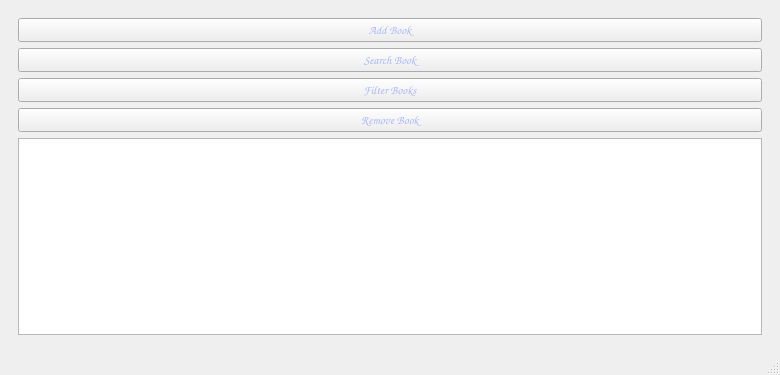
<?xml version="1.0" encoding="UTF-8"?>
<ui version="4.0">
 <class>MainWindow</class>
 <widget class="QMainWindow" name="MainWindow">
  <property name="geometry">
   <rect>
    <x>0</x>
    <y>0</y>
    <width>780</width>
    <height>375</height>
   </rect>
  </property>
  <property name="windowTitle">
   <string>Library Management System</string>
  </property>
  <widget class="QWidget" name="centralWidget">
   <layout class="QVBoxLayout" name="verticalLayout">
    <item>
     <widget class="QStackedWidget" name="stackedWidget">
      <property name="styleSheet">
       <string notr="true">color:rgb(169, 182, 255)</string>
      </property>
      <property name="currentIndex">
       <number>1</number>
      </property>
      <widget class="QWidget" name="loginPage">
       <layout class="QVBoxLayout" name="loginLayout">
        <item>
         <widget class="QLabel" name="label">
          <property name="font">
           <font>
            <family>Comic Sans MS</family>
            <pointsize>10</pointsize>
            <bold>true</bold>
           </font>
          </property>
          <property name="text">
           <string>Username</string>
          </property>
         </widget>
        </item>
        <item>
         <widget class="QLineEdit" name="usernameInput">
          <property name="inputMask">
           <string/>
          </property>
          <property name="text">
           <string/>
          </property>
         </widget>
        </item>
        <item>
         <widget class="QLabel" name="label_2">
          <property name="font">
           <font>
            <family>Comic Sans MS</family>
            <pointsize>10</pointsize>
            <bold>true</bold>
           </font>
          </property>
          <property name="text">
           <string>Password</string>
          </property>
         </widget>
        </item>
        <item>
         <widget class="QLineEdit" name="passwordInput">
          <property name="text">
           <string/>
          </property>
         </widget>
        </item>
        <item>
         <widget class="QCheckBox" name="isAdminCheckbox">
          <property name="font">
           <font>
            <family>Cabin</family>
            <pointsize>10</pointsize>
            <bold>true</bold>
           </font>
          </property>
          <property name="text">
           <string>Admin</string>
          </property>
          <property name="tristate">
           <bool>false</bool>
          </property>
         </widget>
        </item>
        <item>
         <widget class="QPushButton" name="loginButton">
          <property name="font">
           <font>
            <family>Comic Sans MS</family>
            <italic>false</italic>
            <bold>true</bold>
            <underline>false</underline>
            <strikeout>false</strikeout>
           </font>
          </property>
          <property name="cursor">
           <cursorShape>PointingHandCursor</cursorShape>
          </property>
          <property name="text">
           <string>Login</string>
          </property>
         </widget>
        </item>
        <item>
         <widget class="QPushButton" name="signupButton">
          <property name="font">
           <font>
            <family>Comic Sans MS</family>
            <italic>false</italic>
            <bold>true</bold>
            <underline>false</underline>
            <strikeout>false</strikeout>
           </font>
          </property>
          <property name="cursor">
           <cursorShape>PointingHandCursor</cursorShape>
          </property>
          <property name="text">
           <string>Sign Up</string>
          </property>
         </widget>
        </item>
        <item>
         <widget class="QPushButton" name="saveUserButton">
          <property name="font">
           <font>
            <family>Comic Sans MS</family>
            <italic>false</italic>
            <bold>true</bold>
            <underline>false</underline>
            <strikeout>false</strikeout>
           </font>
          </property>
          <property name="cursor">
           <cursorShape>PointingHandCursor</cursorShape>
          </property>
          <property name="text">
           <string>Save User</string>
          </property>
         </widget>
        </item>
        <item>
         <widget class="QPushButton" name="restoreUserButton">
          <property name="font">
           <font>
            <family>Comic Sans MS</family>
            <italic>false</italic>
            <bold>true</bold>
            <underline>false</underline>
            <strikeout>false</strikeout>
           </font>
          </property>
          <property name="cursor">
           <cursorShape>PointingHandCursor</cursorShape>
          </property>
          <property name="text">
           <string>Restore User</string>
          </property>
         </widget>
        </item>
       </layout>
      </widget>
      <widget class="QWidget" name="adminPage">
       <layout class="QVBoxLayout" name="adminLayout">
        <item>
         <widget class="QPushButton" name="addBookButton">
          <property name="font">
           <font>
            <family>Comic Sans MS</family>
           </font>
          </property>
          <property name="text">
           <string>Add Book</string>
          </property>
         </widget>
        </item>
        <item>
         <widget class="QPushButton" name="searchButtonAdmin">
          <property name="font">
           <font>
            <family>Comic Sans MS</family>
           </font>
          </property>
          <property name="text">
           <string>Search Book</string>
          </property>
         </widget>
        </item>
        <item>
         <widget class="QPushButton" name="filterButtonAdmin">
          <property name="font">
           <font>
            <family>Comic Sans MS</family>
           </font>
          </property>
          <property name="text">
           <string>Filter Books</string>
          </property>
         </widget>
        </item>
        <item>
         <widget class="QPushButton" name="removeBookButton">
          <property name="font">
           <font>
            <family>Comic Sans MS</family>
           </font>
          </property>
          <property name="text">
           <string>Remove Book</string>
          </property>
         </widget>
        </item>
        <item>
         <widget class="QListWidget" name="databaseView"/>
        </item>
       </layout>
      </widget>
      <widget class="QWidget" name="userPage">
       <layout class="QVBoxLayout" name="userLayout">
        <item>
         <widget class="QPushButton" name="searchButtonUser">
          <property name="font">
           <font>
            <family>Comic Sans MS</family>
            <bold>true</bold>
           </font>
          </property>
          <property name="text">
           <string>Search Book</string>
          </property>
         </widget>
        </item>
        <item>
         <widget class="QPushButton" name="filterButtonUser">
          <property name="font">
           <font>
            <family>Comic Sans MS</family>
            <bold>true</bold>
           </font>
          </property>
          <property name="text">
           <string>Filter Books</string>
          </property>
         </widget>
        </item>
       </layout>
      </widget>
     </widget>
    </item>
   </layout>
  </widget>
  <widget class="QStatusBar" name="statusBar"/>
 </widget>
 <resources/>
 <connections/>
</ui>
